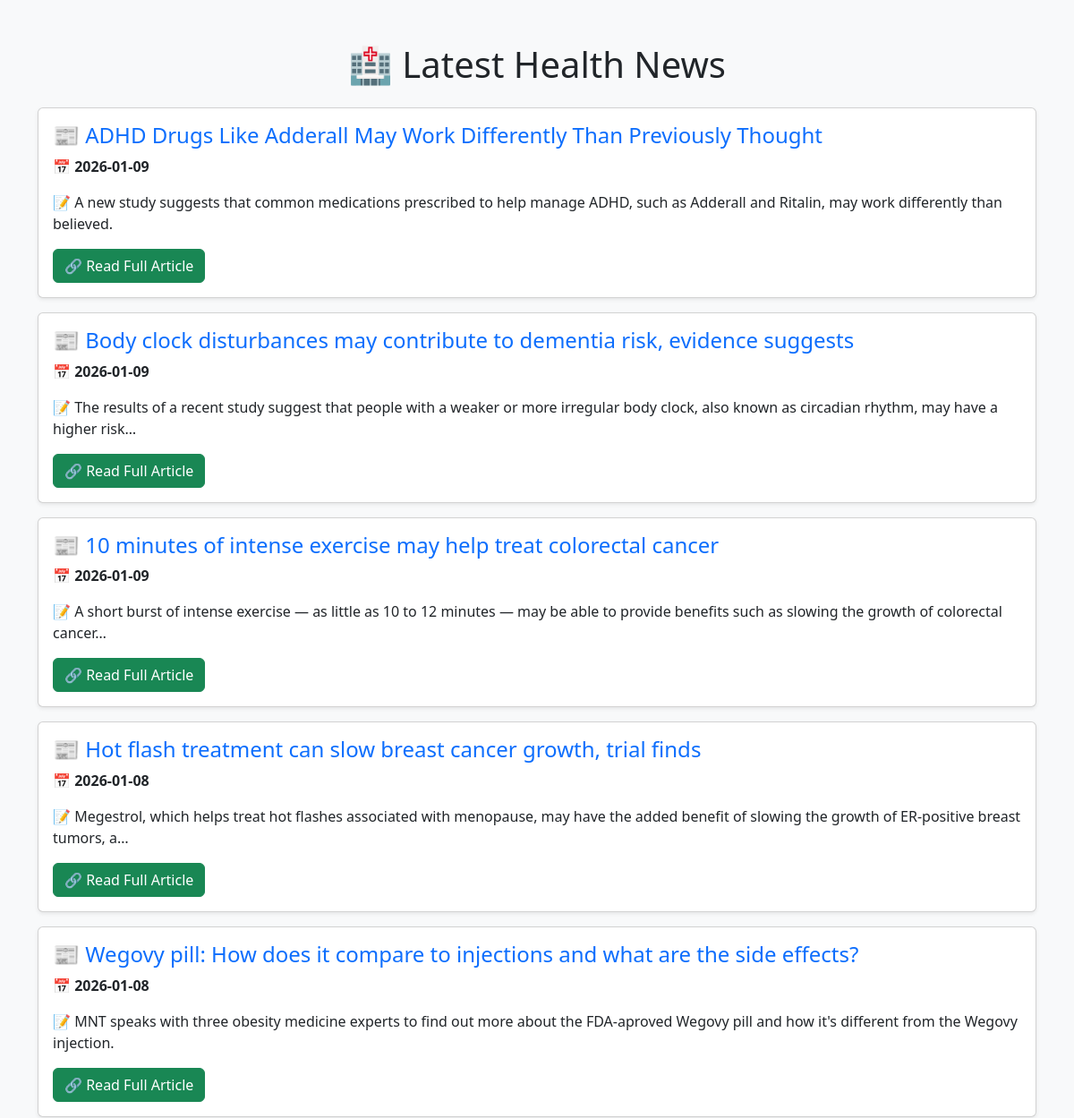
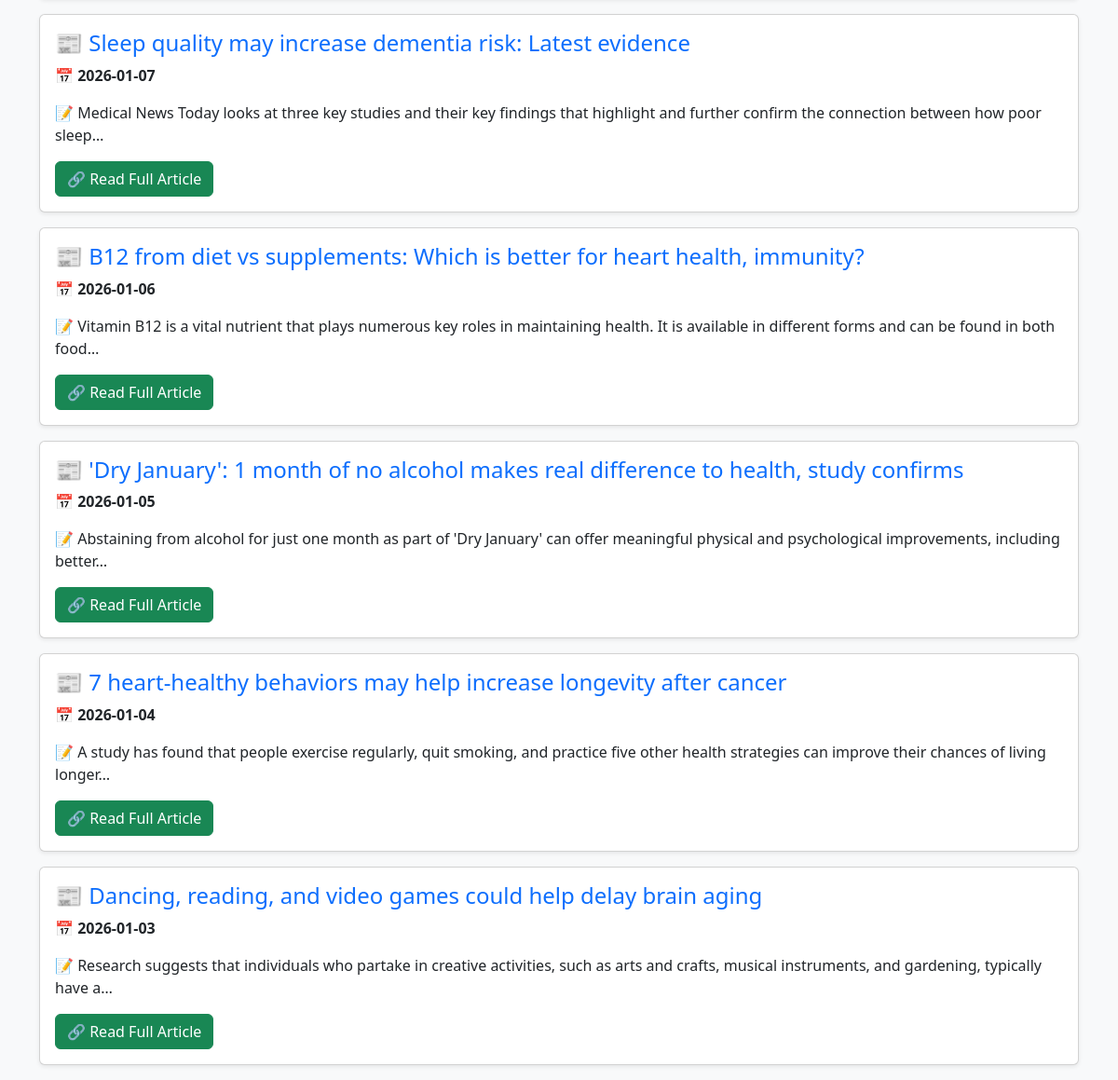
Before: / with the older database file (2 pictures, top to bottom).
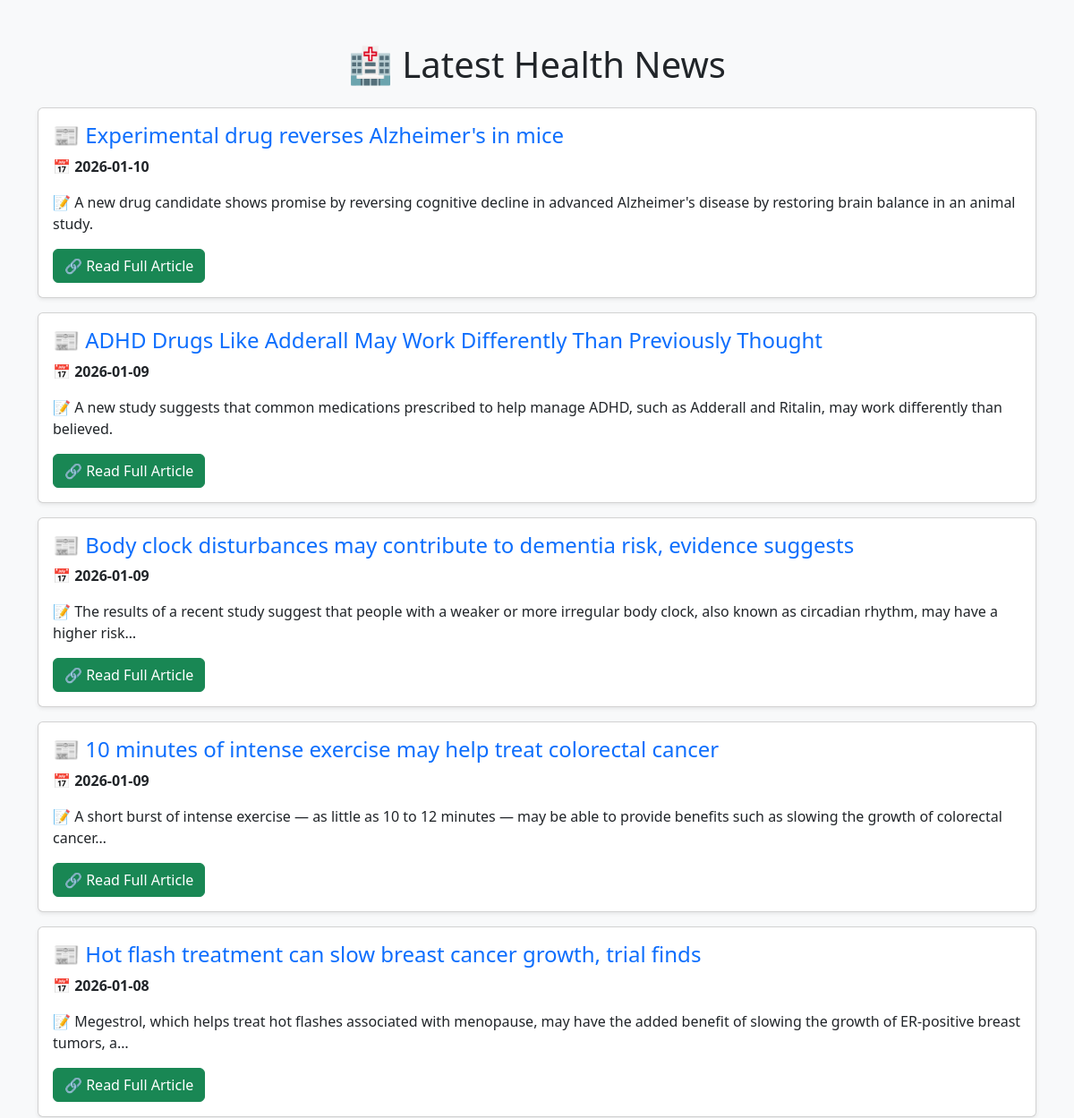
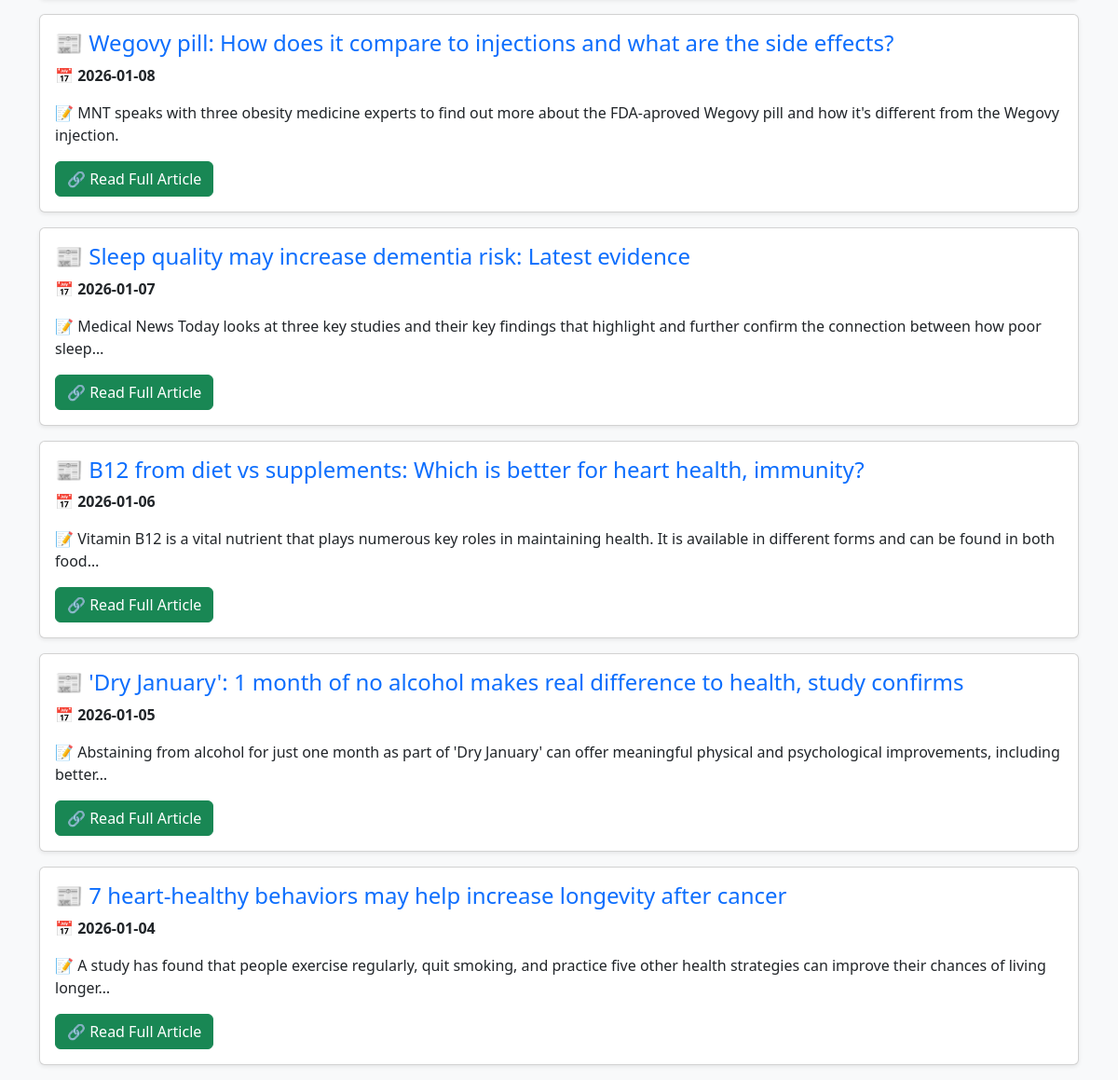
After: the same page with the newer database file (2 pictures, top to bottom).
### tables this page shows
CREATE TABLE news (
        id INTEGER PRIMARY KEY AUTOINCREMENT,
        date TEXT NOT NULL,
        title TEXT UNIQUE, 
        description TEXT,
        news_url TEXT
    );

### app.py (the view)
@app.route("/")
def index():
    page = request.args.get("page", 1, type=int)  # Get the current page number
    limit = 10  # Number of articles per page
    offset = (page - 1) * limit  # Calculate the offset
    news = fetch_news(limit, offset)
    return render_template("index.html", news=news, page=page)

### app.py (called while the page is built)
def fetch_news(limit=10, offset=0):
    conn = sqlite3.connect("health_news.db")
    cursor = conn.cursor()
    cursor.execute("SELECT date, title, description, news_url FROM news ORDER BY date DESC LIMIT ? OFFSET ?", (limit, offset))
    news_list = cursor.fetchall()
    conn.close()
    return news_list

### templates/index.html (shortened to what this page needs)
<!DOCTYPE html>
<html lang="en">
<head>
    <link href="https://cdn.jsdelivr.net/npm/bootstrap@5.3.0/dist/css/bootstrap.min.css" rel="stylesheet">
</head>
<body class="bg-light">
    <div class="container mt-5">
        <h1 class="text-center mb-4">🏥 Latest Health News</h1>
        {% for article in news %}
        <div class="card mb-3 shadow-sm">
            <div class="card-body">
                <h4 class="card-title text-primary">📰 {{ article[1] }}</h4>
                <p class="card-text">📅 <strong>{{ article[0] }}</strong></p>
                <p class="card-text">📝 {{ article[2] }}</p>
                <a href="{{ article[3] }}" class="btn btn-success" target="_blank">🔗 Read Full Article</a>
            </div>
        </div>
        {% endfor %}
    </div>
</body>
</html>

Changed rows visible on the page:
no longer on this page (row unchanged): news: title "Dancing, reading, and video games could help delay brain aging", date "2026-01-03", description "Research suggests that individuals who partake in creative activities, such as arts and crafts, musical instruments, and gardening, typically have a…"
added news: title "Experimental drug reverses Alzheimer's in mice", date "2026-01-10", description "A new drug candidate shows promise by reversing cognitive decline in advanced Alzheimer's disease by restoring brain balance in an animal study."
